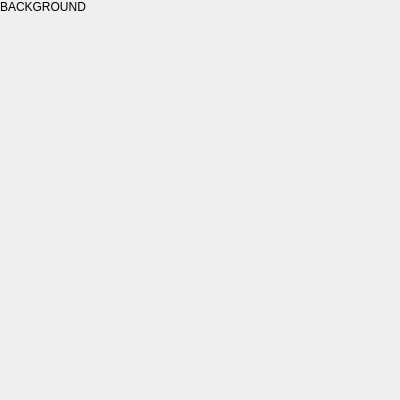
<?xml version="1.0" encoding="UTF-8"?>
<ui version="4.0">
 <class>MainWindow</class>
 <widget class="QMainWindow" name="MainWindow">
  <property name="geometry">
   <rect>
    <x>0</x>
    <y>0</y>
    <width>400</width>
    <height>400</height>
   </rect>
  </property>
  <property name="sizePolicy">
   <sizepolicy hsizetype="Preferred" vsizetype="Preferred">
    <horstretch>1</horstretch>
    <verstretch>1</verstretch>
   </sizepolicy>
  </property>
  <property name="windowTitle">
   <string>MainWindow</string>
  </property>
  <widget class="QWidget" name="centralwidget">
   <widget class="QLabel" name="viewport">
    <property name="geometry">
     <rect>
      <x>0</x>
      <y>0</y>
      <width>391</width>
      <height>181</height>
     </rect>
    </property>
    <property name="sizePolicy">
     <sizepolicy hsizetype="Ignored" vsizetype="Ignored">
      <horstretch>0</horstretch>
      <verstretch>0</verstretch>
     </sizepolicy>
    </property>
    <property name="maximumSize">
     <size>
      <width>16777215</width>
      <height>16777215</height>
     </size>
    </property>
    <property name="text">
     <string>BACKGROUND</string>
    </property>
    <property name="alignment">
     <set>Qt::AlignmentFlag::AlignLeading|Qt::AlignmentFlag::AlignLeft|Qt::AlignmentFlag::AlignTop</set>
    </property>
   </widget>
  </widget>
  <widget class="QMenuBar" name="menubar">
   <property name="geometry">
    <rect>
     <x>0</x>
     <y>0</y>
     <width>400</width>
     <height>33</height>
    </rect>
   </property>
  </widget>
 </widget>
 <resources/>
 <connections/>
</ui>
